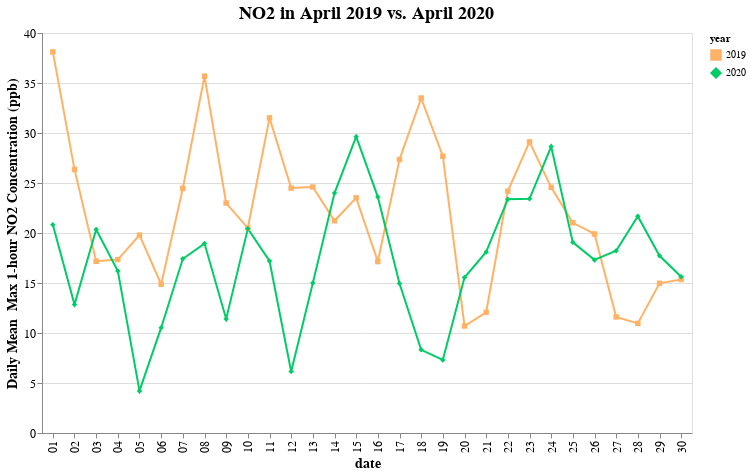

Write notebook code for a chart like this one.
### Code cell
#Plot

#change color
domain = ["2019", "2020"]
range_ = ["#FFB266", "#00CC66"]

#Chart
nor_apr = alt.Chart(no2Apr_com).transform_aggregate(
    num="mean(Daily Max 1-hour NO2 Concentration)",
    groupby=["date", "month", "year"]
).mark_line(
    point=True
).encode(
    x="date:O",
    y=alt.Y("num:Q", axis=alt.Axis(title="Daily Mean  Max 1-hour NO2 Concentration (ppb)"),scale=alt.Scale(zero=False)),
    tooltip="num:Q",
    color=alt.Color("year", scale=alt.Scale(domain=domain, range=range_)),
    shape=alt.Shape("year", scale=alt.Scale(range=["square","diamond"]))
).properties(
    width=650,
    height=400,
    title="NO2 in April 2019 vs. April 2020"
).configure_axis(
    labelFontSize=12,
    titleFontSize=14,
).configure_title(fontSize=18, anchor="middle"
)

nor_apr

### Figure 1 — Vega-Lite specification as saved in the notebook (floating-point values rounded to 4 significant figures; data arrays with more than 128 entries replaced by an {"elided": "..."} marker saying what was removed)
{"config": {"view": {"continuousWidth": 400, "continuousHeight": 300}, "axis": {"labelFontSize": 12, "titleFontSize": 14}, "title": {"anchor": "middle", "fontSize": 18}}, "data": {"name": "data-2e4d1b773d9e67a3f43592c8641b2997"}, "mark": {"type": "line", "point": true}, "encoding": {"color": {"type": "nominal", "field": "year", "scale": {"domain": ["2019", "2020"], "range": ["#FFB266", "#00CC66"]}}, "shape": {"type": "nominal", "field": "year", "scale": {"range": ["square", "diamond"]}}, "tooltip": {"type": "quantitative", "field": "num"}, "x": {"type": "ordinal", "field": "date"}, "y": {"type": "quantitative", "axis": {"title": "Daily Mean  Max 1-hour NO2 Concentration (ppb)"}, "field": "num", "scale": {"zero": false}}}, "height": 400, "title": "NO2 in April 2019 vs. April 2020", "transform": [{"aggregate": [{"op": "mean", "field": "Daily Max 1-hour NO2 Concentration", "as": "num"}], "groupby": ["date", "month", "year"]}], "width": 650, "$schema": "https://vega.github.io/schema/vega-lite/v4.8.1.json", "datasets": {"data-2e4d1b773d9e67a3f43592c8641b2997": {"elided": "1075 records"}}}
